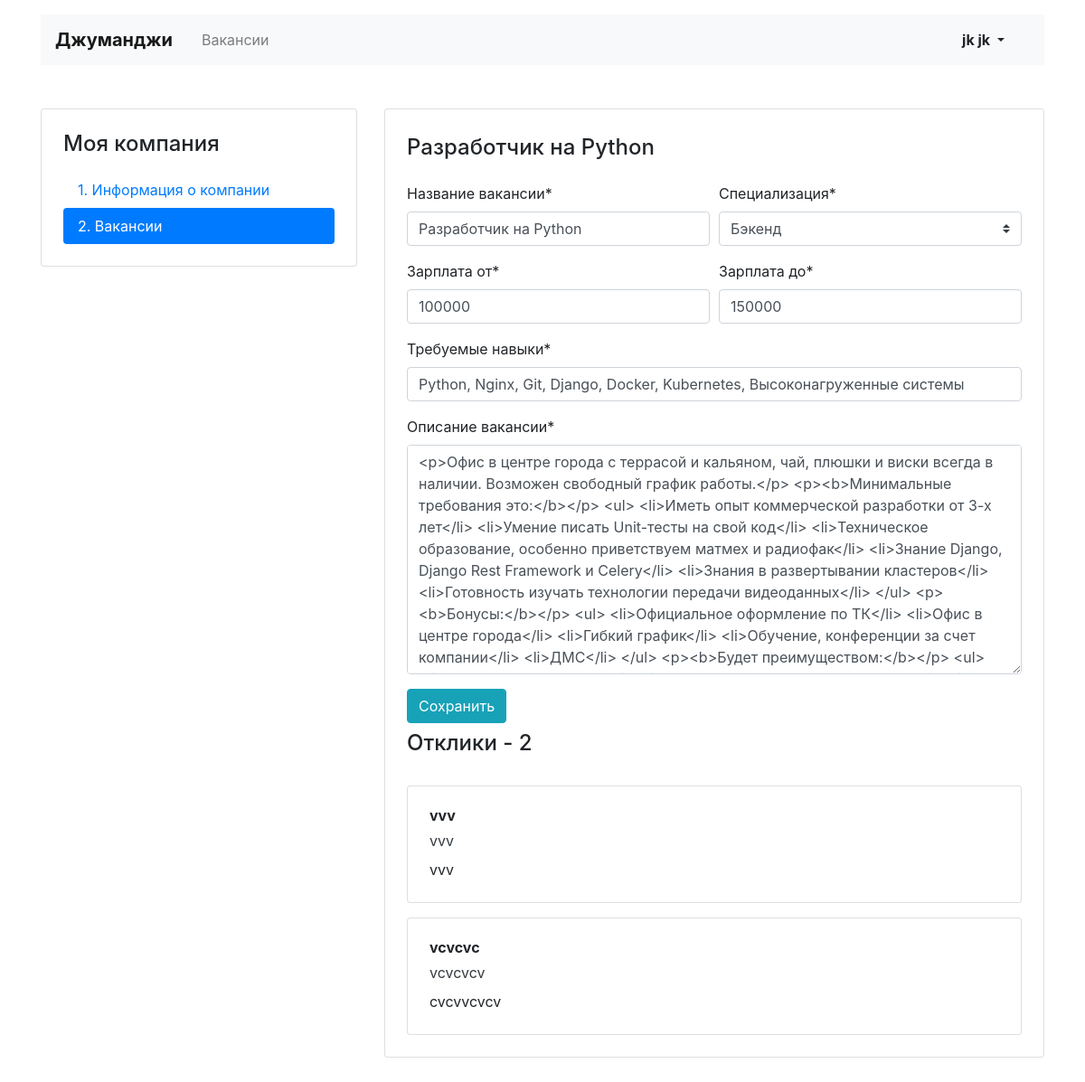
Before: /mycompany/vacancies/1/ (signed in) with the older database file.
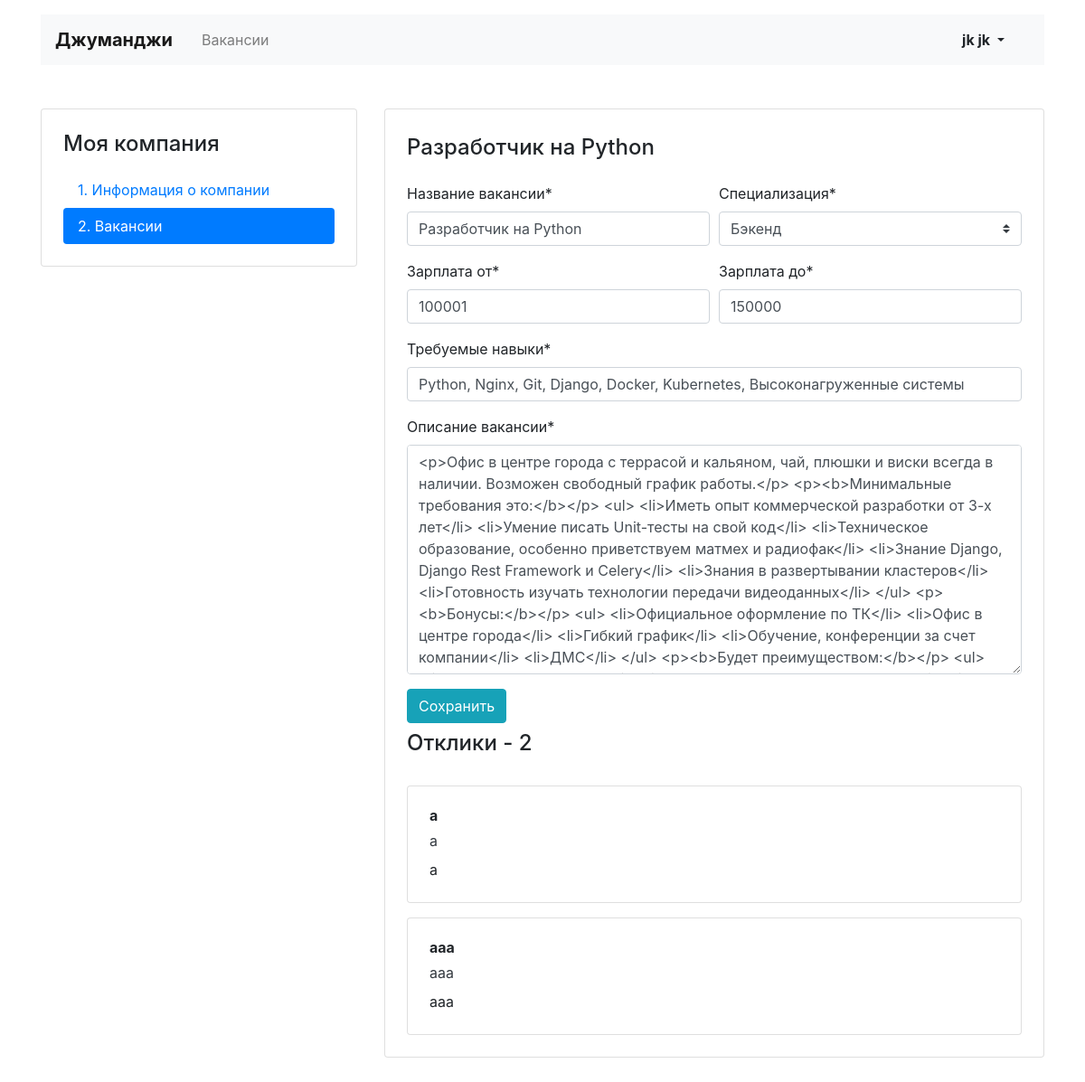
After: the same page with the newer database file.
### vacancies/models.py (models this page shows, shortened)
class Vacancy(models.Model):
    title = models.CharField(max_length=64)
    specialty = models.ForeignKey(Specialty, on_delete=models.CASCADE, related_name='vacancies')
    company = models.ForeignKey(Company, on_delete=models.CASCADE, related_name='vacancies')
    skills = models.CharField(max_length=128)
    description = models.TextField()
    salary_min = models.IntegerField()
    salary_max = models.IntegerField()
    published_at = models.DateField()

class Application(models.Model):
    written_username = models.CharField(max_length=64)
    written_phone = models.CharField(max_length=12)
    written_cover_letter = models.TextField()
    vacancy = models.ForeignKey(Vacancy, on_delete=models.CASCADE, related_name='applications')
    user = models.ForeignKey(User, on_delete=models.CASCADE, related_name='applications')

class Specialty(models.Model):
    code = models.CharField(max_length=64)
    title = models.CharField(max_length=64)
    picture = models.ImageField(upload_to=MEDIA_SPECIALITY_IMAGE_DIR, default='https://place-hold.it/100x60')
    def __str__(self):
        return '{0}'.format(self.title)

### vacancies/views/my_vacancies.py (the view, shortened to what this page needs)
# urls.py: path('mycompany/vacancies/<vacancy_id>/', my_vacancies.MyVacancyEditView.as_view(), name='my_vacancy_edit'),
@method_decorator(login_required, name='dispatch')
class MyVacancyEditView(View):
    def get(self, request, vacancy_id):
        user = request.user
        vacancy = models.Vacancy.objects.get(company__owner__id=user.id, id=vacancy_id)
        applications = models.Application.objects.filter(vacancy__id=vacancy_id)
        return render(request, 'vacancies/my_vacancies/vacancies-edit.html', {
                                    'form': forms.MyVacancyEditForm(instance=vacancy),
                                    'title': vacancy.title,
                                    'applications': applications,
                                    'applications_count': applications.count()})

### vacancies/forms.py
class MyVacancyEditForm(forms.ModelForm):
    def __init__(self, *args, **kwargs):
        super().__init__(*args, **kwargs)
        self.helper = FormHelper()
        self.helper.form_method = 'post'
        self.helper.layout = Layout(
            Row(
                Column('title'),
                Column('specialty'),
            ),
            Row(
                Column('salary_min'),
                Column('salary_max'),
            ),
            Row(
                Column('skills'),
            ),
            Row(
                Column('description'),
            ),
            ButtonHolder(
                Submit('submit', 'Сохранить', css_class='btn btn-info')
            )
        )
    class Meta:
        model = Vacancy
        fields = ['title', 'specialty', 'skills', 'description', 'salary_min', 'salary_max']
        labels = {
            'title': 'Название вакансии',
            'specialty': 'Специализация',
            'skills': 'Требуемые навыки',
            'description': 'Описание вакансии',
            'salary_min': 'Зарплата от',
            'salary_max': 'Зарплата до',
        }

### vacancies/templates/vacancies/my_vacancies/vacancies-edit.html (shortened to what this page needs)
{% extends '../base.html' %}
  {% block content %}
  <main class="container mt-3 pb-5">
    <div class="row mt-5">
      <div class="col-12 col-lg-4">
        <aside class="pt-3 pb-4 px-4 mb-5 card">
          <h1 class="h4 pt-2 pb-2">Моя компания</h1>
          <div class="nav flex-column nav-pills">
            <a class="nav-link" href="{% url 'my_company' %}">1. Информация о компании</a>
            <a class="nav-link active" href="{% url 'my_company_vacancies' %}">2. Вакансии</a>
          </div>
        </aside>
      </div>
      <div class="col-12 col-lg-8">
        <div class="card">
          <div class="card-body px-4 pb-4 tab-content">
            <section>
              <h2 class="h4 pt-2 pb-3">{{ title }}</h2>
                {% load crispy_forms_tags %}
                {% crispy form form.helper %}
                   <h2 class="h4 pt-2 pb-3">Отклики - {{ applications_count }}</h2>
              {% for application in applications %}
              <div class="card mt-3">
                <div class="card-body px-4">
                  <p class="mb-1 font-weight-bold">{{ application.written_username }}</p>
                  <p class="mb-2"><a href="tel:+79002842324" class="text-dark">{{ application.written_phone }}</a></p>
                  <p class="mb-1">{{ application.written_cover_letter }}</p>
                </div>
              </div>
              {% endfor %}
            </section>
          </div>
        </div>
      </div>
    </div>
  </main>
  {% endblock %}

Changed rows visible on the page:
removed Application: written_username "vvv", written_phone "vvv", written_cover_letter "vvv"
removed Application: written_username "vcvcvc", written_phone "vcvcvcv", written_cover_letter "cvcvvcvcv"
changed Vacancy "Разработчик на Python": salary_min "100000" → "100001"
added Application: written_username "a", written_phone "a", written_cover_letter "a"
added Application: written_username "aaa", written_phone "aaa", written_cover_letter "aaa"
